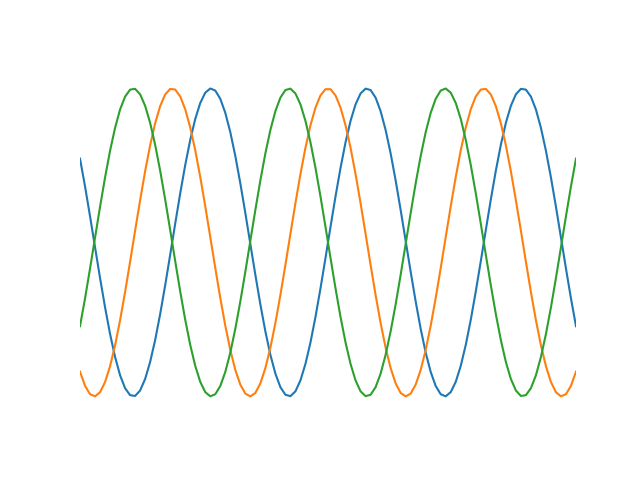

This figure's Python source:
from __future__ import absolute_import
from __future__ import print_function
from builtins import range, map
import autograd.numpy as np
import matplotlib.pyplot as plt
from autograd import grad


def fun(x):
    return np.sin(x)


d_fun = grad(fun)    # First derivative
dd_fun = grad(d_fun)  # Second derivative

x = np.linspace(-10, 10, 100)
plt.plot(x, list(map(fun, x)), x, list(map(d_fun, x)), x, list(map(dd_fun, x)))

plt.xlim([-10, 10])
plt.ylim([-1.2, 1.2])
plt.axis('off')
plt.savefig("sinusoid.png")
plt.clf()

# Taylor approximation to sin function


def fun(x):
    currterm = x
    ans = currterm
    for i in range(1000):
        print(i, end=' ')
        currterm = - currterm * x ** 2 / ((2 * i + 3) * (2 * i + 2))
        ans = ans + currterm
        if np.abs(currterm) < 0.2:
            break  # (Very generous tolerance!)

    return ans


d_fun = grad(fun)
dd_fun = grad(d_fun)

x = np.linspace(-10, 10, 100)
plt.plot(x, list(map(fun, x)), x, list(map(d_fun, x)), x, list(map(dd_fun, x)))

plt.xlim([-10, 10])
plt.ylim([-1.2, 1.2])
plt.axis('off')
plt.savefig("sinusoid_taylor.png")
plt.clf()
